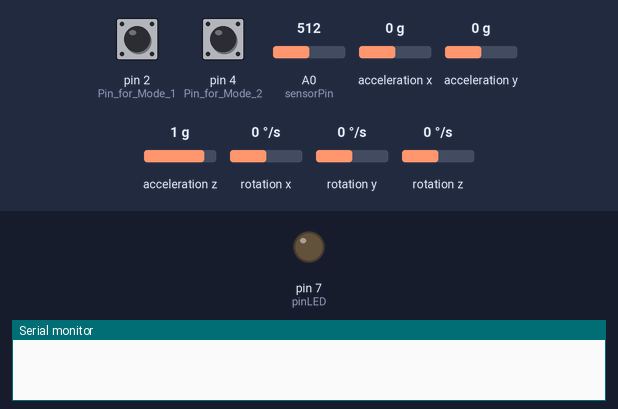
A sketch run on a simulated Arduino Uno, built with avr-gcc and run on an emulated ATmega328P. Shown: output pins drawn as LEDs (lit = HIGH), the last lines printed to the serial monitor. The test bench sets the inputs (shaded band); at power-on: pin 2 (Pin_for_Mode_1) HIGH, pin 4 (Pin_for_Mode_2) HIGH, A0 (sensorPin) = 512, acceleration x 0 g, acceleration y 0 g, acceleration z 1 g, rotation x 0 °/s, rotation y 0 °/s, rotation z 0 °/s. No radio packets arrive unless stated.

Above: at 1.2 s.
1.3 s: pin 2 (Pin_for_Mode_1) pulled LOW for 0.15 s
At 1.4 s:
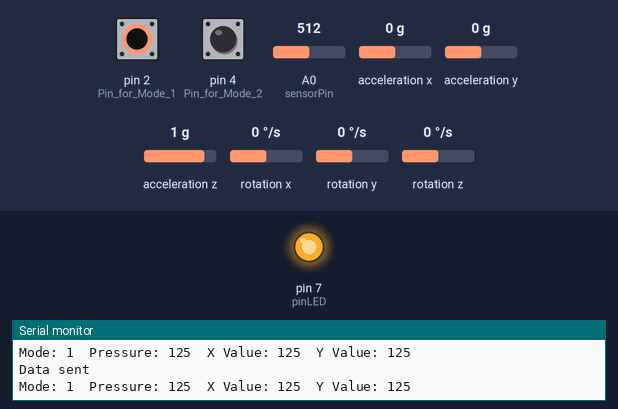
3.0 s: pin 2 (Pin_for_Mode_1) pulled LOW for 3.2 s
At 6.8 s:
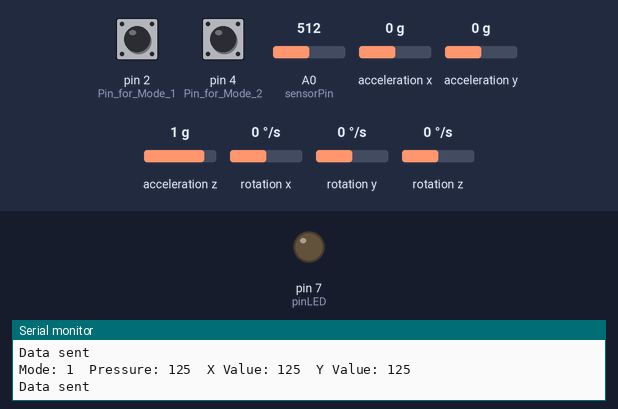
7.7 s: pin 4 (Pin_for_Mode_2) pulled LOW for 3.2 s
At 8.6 s:
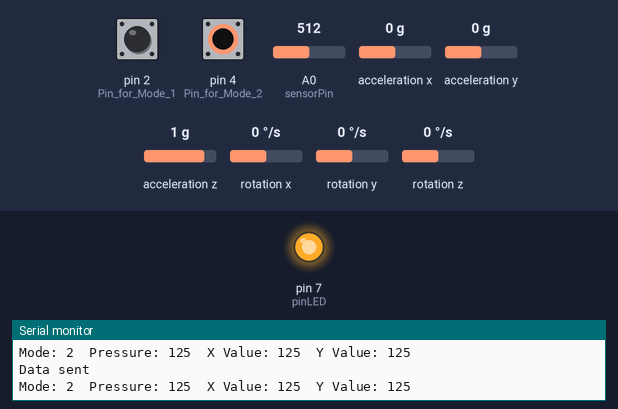
12.4 s: pin 2 (Pin_for_Mode_1) driven LOW and pin 4 (Pin_for_Mode_2) driven LOW
At 13.4 s:
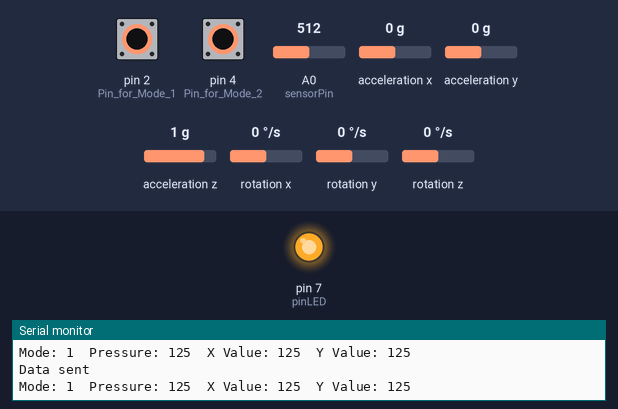
18.4 s: A0 (sensorPin) set to 418
19.9 s: A0 (sensorPin) set to 399
Timing chart, 0 to 22.4 s (numbered marks = the images above; inputs shaded):
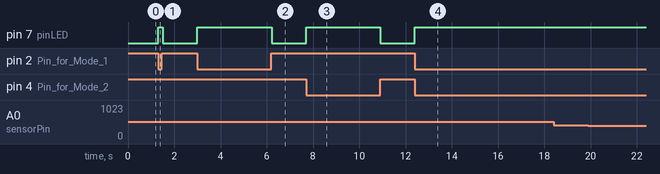

Measured:
- after the input at 1.3 s, pin 7 (pinLED): LOW → HIGH at once, → LOW 0.20 s later
- after the input at 3.0 s, pin 7 (pinLED): LOW → HIGH at once, → LOW 3.2 s later
- after the input at 7.7 s, pin 7 (pinLED): LOW → HIGH at once, → LOW 3.2 s later
- after the input at 12.4 s, pin 7 (pinLED): LOW → HIGH at once

The sketch:

GyroDriveControllerCodeWithFlippedAxis_copy.ino
```cpp
#include <SPI.h> // Call SPI library for nRF24L01+ communication
#include <nRF24L01.h> // nRF2401 library
#include <RF24.h> // nRF2401 library
#include "I2Cdev.h" // MPU6050 Accelerometer library
#include "MPU6050.h"

#if I2CDEV_IMPLEMENTATION == I2CDEV_ARDUINO_WIRE
    #include "Wire.h"
#endif

int sensorPin = A0;   // Pin where the pressure sensor is connected
int pressValue;      // Variable to store the raw sensor value (0 - 1023)
const int pinCE = 9; // This pin sets the nRF24 to standby (0) or active mode (1)
const int pinCSN = 10; // Tells the nRF24 whether SPI communication is a command or message to send out
const int pinLED = 7; // Pin for LED

MPU6050 accelgyro; // Declare the object to access and control the accel
RF24 wirelessSPI(pinCE, pinCSN); // Create nRF24 object for wireless SPI connection
const uint64_t pAddress = 0xF00F1E5000LL; // Radio pipe address for 2-way communication

// Define packet structure
byte bArray[6]; // Byte array for data packet

void setup() {
    Serial.begin(9600); // Serial Monitor for tests
    #if I2CDEV_IMPLEMENTATION == I2CDEV_ARDUINO_WIRE
        Wire.begin();
    #elif I2CDEV_IMPLEMENTATION == I2CDEV_BUILTIN_FASTWIRE
        Fastwire::setup(400, true);
    #endif

    pinMode(2, INPUT_PULLUP); // Pin for Mode 1 (left)
    pinMode(4, INPUT_PULLUP); // Pin for Mode 2 (right)
    pinMode(pinLED, OUTPUT); // Pin for LED
    accelgyro.initialize(); // Initialize the accelerometer object
    wirelessSPI.begin(); // Start the nRF24 module
    wirelessSPI.setAutoAck(1); // Ensure autoACK is enabled
    wirelessSPI.enableAckPayload(); // Enable optional ack payloads
    wirelessSPI.setRetries(5, 15); // Set retries and timing for packets that were not ack'd
    wirelessSPI.openWritingPipe(pAddress); // Open writing pipe address
    wirelessSPI.stopListening(); // Set this nRF24 as transmitter
}

void loop() {
    // Read the switch state
    byte Mode;
    if (digitalRead(2) == LOW) {
        Mode = 1; // Left position, Mode 1
        digitalWrite(pinLED, HIGH); // Turn on LED
    } else if (digitalRead(4) == LOW) {
        Mode = 2; // Right position, Mode 2
        digitalWrite(pinLED, HIGH); // Turn on LED
    } else {
        Mode = 0; // Middle (off), no mode
        digitalWrite(pinLED, LOW); // Turn off LED
    }

    if (Mode != 0) { // If switch is not off
        int16_t tempX, tempY, z; // Temporary variables for raw accel values
        accelgyro.getAcceleration(&tempX, &tempY, &z); // Get accel values

        // Swap axes to match original orientation
        int16_t x = tempY; // Use y-axis value for x (forward/backward)
        int16_t y = tempX; // Use x-axis value for y (right/left)

        // Build packet data
        byte Press = buildPress();
        byte xValue = buildXValue(x);
        byte yValue = buildYValue(y);

        // Print values for Mode, Pressure, x and y
        Serial.print("Mode: ");
        Serial.print(Mode);
        Serial.print("  Pressure: ");
        Serial.print(Press);
        Serial.print("  X Value: ");
        Serial.print(xValue);
        Serial.print("  Y Value: ");
        Serial.println(yValue);

        // Build and send packet
        buildArray(Mode, Press, xValue, yValue);

        if (!wirelessSPI.write(bArray, 6)) { // If send fails, output to Serial Monitor
            Serial.println("Failed to send data");
        } else {
            Serial.println("Data sent");
        }
    }

    delay(5); // Delay before sending the next packet
}

// Build pressure sensor data
byte buildPress() {
    int pressValue = analogRead(sensorPin); // Read analog value from pressure sensor
    return map(pressValue, 0, 1023, 0, 250); // Map sensor value to range 0-250
}

// Build forward/backward direction and speed value
byte buildXValue(int xV) {
    if (xV <= 3000 && xV >= -3000) {
        return 125; // Stop value
    } else if (xV > 3000) {
        xV -= 3000;
        if (xV > 15000) xV = 15000; // Ceiling for forward speed
        return scaleSpeed(xV, 15000) + 125; // Scale and add 125 for forward
    } else {
        xV = abs(xV) - 3000;
        if (xV > 15000) xV = 15000; // Ceiling for backward speed
        return scaleSpeed(xV, 15000); // Scale for backward
    }
}

// Build right/left direction and angle value
byte buildYValue(int yV) {
    if (yV <= 3000 && yV >= -3000) {
        return 125; // Stop value
    } else if (yV > 3000) {
        yV -= 3000;
        if (yV > 11000) yV = 11000; // Ceiling for right angle
        return scaleSpeed(yV, 11000);
    } else {
        yV = abs(yV) - 3000;
        if (yV > 11000) yV = 11000; // Ceiling for left angle
        return scaleSpeed(yV, 11000) + 125; // Scale and add 125 for left
    }
}

// Scale accel speed value to fit in a byte
byte scaleSpeed(int scale, int sVal) {
    return (byte)((float)scale / sVal * 124); // Speed between 0 to 124
}

// Build packet with mode, pressure, x and y values
void buildArray(byte Mode, byte Press, byte xV, byte yV) {
    bArray[0] = 255; // Start of packet
    bArray[1] = Mode;
    bArray[2] = Press;
    bArray[3] = xV;
    bArray[4] = yV;
    bArray[5] = 254; // End of packet
}
```
